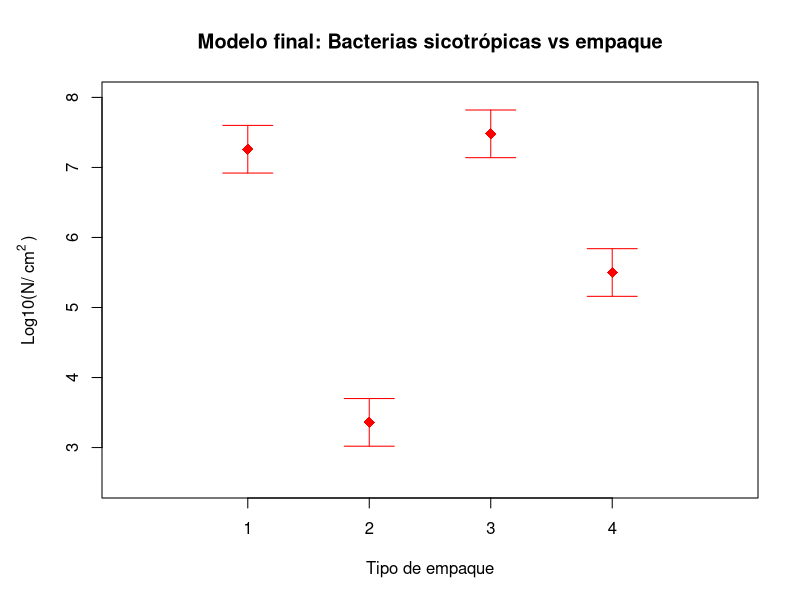
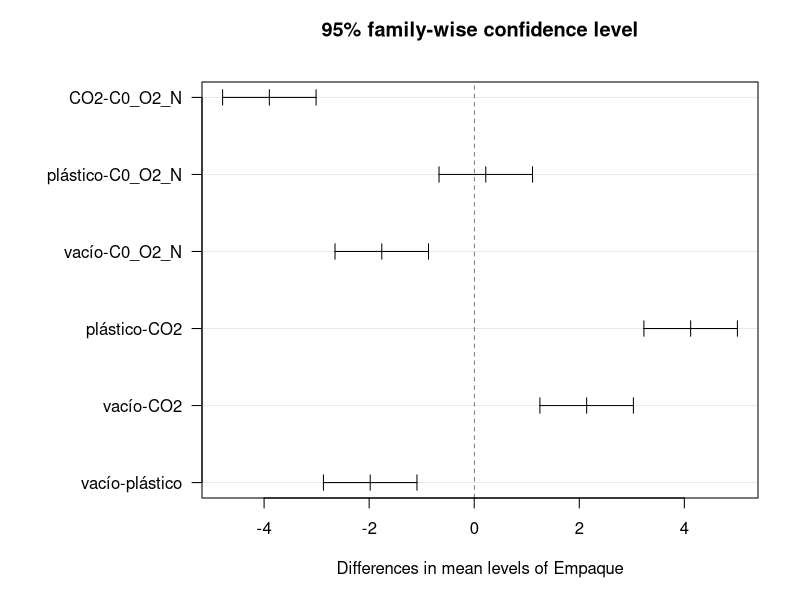

Recreate these plots in R, in order.
## ---- chunk 1
bacterias <- read.csv2("Bacterias_en_carne.csv", encoding = "latin1")
bacterias
## ---- chunk 2
modelo1 <- aov(logNcm2 ~ Empaque, data = bacterias)
summary(modelo1)
anova(modelo1)
(dsError <- sqrt(anova(modelo1)$"Mean Sq"[2]))
(medias <- with(bacterias, tapply(logNcm2, Empaque, mean)))
## ---- chunk 3
op <- par(no.readonly = TRUE)
par(mar = op$mar + c(0,1,0,0))
with(bacterias, plot(as.integer(Empaque), logNcm2, pch = 19,
                     axes = FALSE, xlim = c(0,5), ylim = c(2.5,8),
                     main = "Modelo final: Bacterias sicotrópicas vs empaque",
                     xlab = "Tipo de empaque", las = 1,
                     ylab = expression("Log10(N/" ~ cm^2 ~")")))
axis(1, at = 1:4, labels = levels(bacterias$Empaque))
axis(2)
points(1:4, medias, pch = 18, col = "red", cex = 1.5)
arrows(1:4, medias, 1:4, medias + dsError, pch = 17, col = "red", angle = 90)
arrows(1:4, medias, 1:4, medias - dsError, pch = 17, col = "red", angle = 90)
box()
par(op)
## ---- chunk 4
model.tables(modelo1, se = TRUE)
model.tables(modelo1, type = "means", se = TRUE)
## ---- chunk 5
(tk1 <- TukeyHSD(modelo1))
## ---- chunk 6
op <- par(no.readonly = TRUE) 
par(mar = op$mar + c(0,6,0,0))
plot(tk1, las = 1)
par(op)
